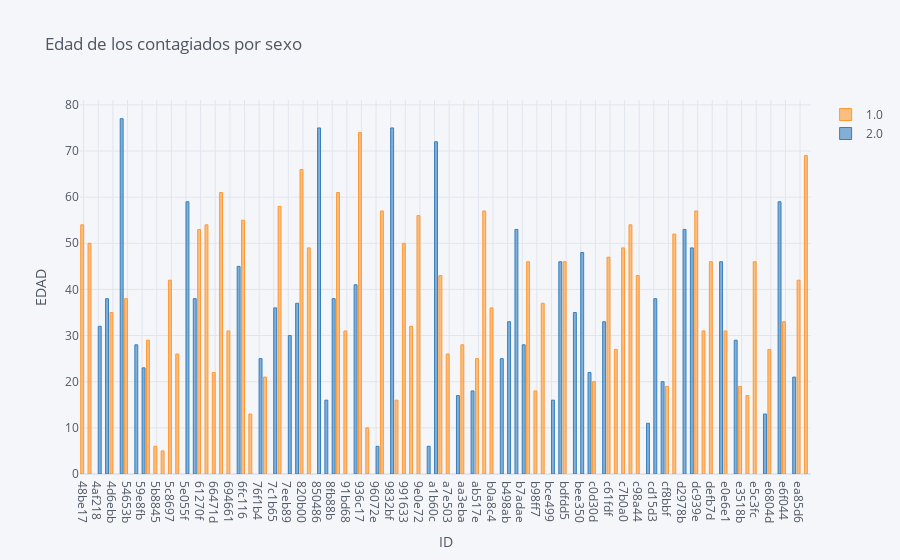

The cell this chart's notebook holds for it:
### Code cell
#Se elabora un gráfico acerca de la edad por sexo de los contagiados de COVID 19
Data_0.iplot(kind='bar', xTitle='ID',
                           yTitle='EDAD', title='Edad de los contagiados por sexo') # 1 mujer #2hombre

### Figure 1 — Plotly figure (JSON) as saved in the notebook; plotly's stock layout.template omitted (floating-point values rounded to 4 significant figures)
{"data": [{"marker": {"color": "rgba(255, 153, 51, 0.6)", "line": {"color": "rgba(255, 153, 51, 1.0)", "width": 1}}, "name": "1.0", "orientation": "v", "text": "", "type": "bar", "x": ["48be17", "4a1716", "4af218", "4bf03f", "4d6ebb", "5327fc", "54653b", "548378", "59e8fb", "5afb8d", "5b8845", "5c34f9", "5c8697", "5d0654", "5e055f", "60979f", "61270f", "618684", "66471d", "69235d", "694661", "6df70a", "6fc116", "74d30a", "76f1b4", "793f35", "7c1b65", "7ccecd", "7eeb89", "816d6e", "820b00", "8218cd", "850486", "8e06c5", "8fb88b", "910392", "91bd68", "9344f6", "936c17", "94d9d3", "96072e", "97fba5", "9832bf", "989fdf", "991633", "9c0eed", "9e0e72", "a09ec7", "a1b60c", "a1b834", "a7e503", "a840c9", "aa3eba", "aa8a0f", "ab517e", "ae941d", "b0a8c4", "b43da8", "b498ab", "b6ef21", "b7adae", "b86f30", "b98ff7", "bafa84", "bce499", "bd915d", "bdfdd5", "be0469", "bee350", "c0586a", "c0d30d", "c3a574", "c61fdf", "c75130", "c7b0a0", "c90b2c", "c98a44", "ca4237", "cd15d3", "ce78e1", "cf8bbf", "d117cd", "d2978b", "daebd5", "dc939e", "dd71f7", "defb7d", "dfa185", "e0e6e1", "e29ac9", "e3518b", "e4f456", "e5c3fc", "e655b6", "e6804d", "e6b0d9", "e6f044", "e841e5", "ea85d6", "eb7621"], "y": [54, 50, "", "", 35, "", 38, "", "", 29, 6, 5, 42, 26, "", "", 53, 54, 22, 61, 31, "", 55, 13, "", 21, "", 58, "", "", 66, 49, "", "", "", 61, 31, "", 74, 10, "", 57, "", 16, 50, 32, 56, "", "", 43, 26, "", 28, "", 25, 57, 36, "", "", "", "", 46, 18, 37, "", "", 46, "", "", "", 20, "", 47, 27, 49, 54, 43, "", "", "", 19, 52, "", "", 57, 31, 46, "", 31, "", 19, 17, 46, "", 27, "", 33, "", 42, 69]}, {"marker": {"color": "rgba(55, 128, 191, 0.6)", "line": {"color": "rgba(55, 128, 191, 1.0)", "width": 1}}, "name": "2.0", "orientation": "v", "text": "", "type": "bar", "x": ["48be17", "4a1716", "4af218", "4bf03f", "4d6ebb", "5327fc", "54653b", "548378", "59e8fb", "5afb8d", "5b8845", "5c34f9", "5c8697", "5d0654", "5e055f", "60979f", "61270f", "618684", "66471d", "69235d", "694661", "6df70a", "6fc116", "74d30a", "76f1b4", "793f35", "7c1b65", "7ccecd", "7eeb89", "816d6e", "820b00", "8218cd", "850486", "8e06c5", "8fb88b", "910392", "91bd68", "9344f6", "936c17", "94d9d3", "96072e", "97fba5", "9832bf", "989fdf", "991633", "9c0eed", "9e0e72", "a09ec7", "a1b60c", "a1b834", "a7e503", "a840c9", "aa3eba", "aa8a0f", "ab517e", "ae941d", "b0a8c4", "b43da8", "b498ab", "b6ef21", "b7adae", "b86f30", "b98ff7", "bafa84", "bce499", "bd915d", "bdfdd5", "be0469", "bee350", "c0586a", "c0d30d", "c3a574", "c61fdf", "c75130", "c7b0a0", "c90b2c", "c98a44", "ca4237", "cd15d3", "ce78e1", "cf8bbf", "d117cd", "d2978b", "daebd5", "dc939e", "dd71f7", "defb7d", "dfa185", "e0e6e1", "e29ac9", "e3518b", "e4f456", "e5c3fc", "e655b6", "e6804d", "e6b0d9", "e6f044", "e841e5", "ea85d6", "eb7621"], "y": ["", "", 32, 38, "", 77, "", 28, 23, "", "", "", "", "", 59, 38, "", "", "", "", "", 45, "", "", 25, "", 36, "", 30, 37, "", "", 75, 16, 38, "", "", 41, "", "", 6, "", 75, "", "", "", "", 6, 72, "", "", 17, "", 18, "", "", "", 25, 33, 53, 28, "", "", "", 16, 46, "", 35, 48, 22, "", 33, "", "", "", "", "", 11, 38, 20, "", "", 53, 49, "", "", "", 46, "", 29, "", "", "", 13, "", 59, "", 21, "", ""]}], "layout": {"legend": {"bgcolor": "#F5F6F9", "font": {"color": "#4D5663"}}, "paper_bgcolor": "#F5F6F9", "plot_bgcolor": "#F5F6F9", "title": {"font": {"color": "#4D5663"}, "text": "Edad de los contagiados por sexo"}, "xaxis": {"gridcolor": "#E1E5ED", "showgrid": true, "tickfont": {"color": "#4D5663"}, "title": {"font": {"color": "#4D5663"}, "text": "ID"}, "zerolinecolor": "#E1E5ED"}, "yaxis": {"gridcolor": "#E1E5ED", "showgrid": true, "tickfont": {"color": "#4D5663"}, "title": {"font": {"color": "#4D5663"}, "text": "EDAD"}, "zerolinecolor": "#E1E5ED"}}}
